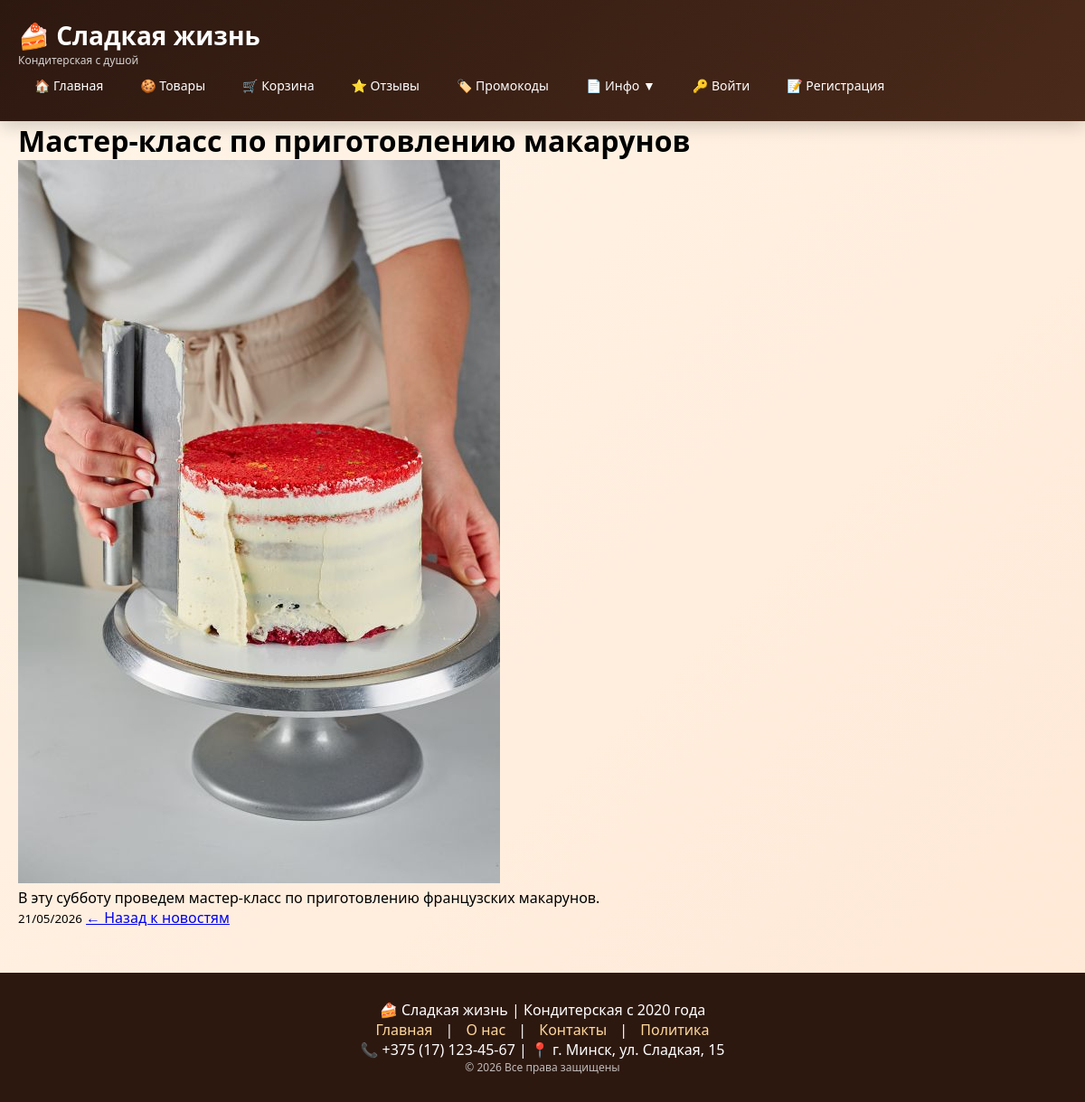
Screenshot of /news/4/ with the database file from the repository.
### shop/models.py (models this page shows, shortened)
class News(models.Model):
    title = models.CharField(max_length=200)
    summary = models.CharField(max_length=300)
    content = models.TextField()
    image = models.ImageField(upload_to='news/', null=True, blank=True)
    created_at = models.DateTimeField(auto_now_add=True)
    is_published = models.BooleanField(default=True)

### shop/views.py (the view)
# urls.py: re_path(r'^news/(?P<pk>\d+)/$', views.NewsDetailView.as_view(), name='news_detail'),
class NewsDetailView(DetailView):
    model = News
    template_name = 'shop/news_detail.html'
    context_object_name = 'news'

### shop/templates/shop/news_detail.html (shortened to what this page needs)
{% extends 'shop/base.html' %}
{% block content %}
<h1>{{ news.title }}</h1>
{% if news.image %}
<img src="{{ news.image.url }}" alt="{{ news.title }}" style="max-width: 100%;">
{% endif %}
<p>{{ news.content }}</p>
<small>{{ news.created_at|date:"d/m/Y" }}</small>
<a href="{% url 'news_list' %}">← Назад к новостям</a>
{% endblock %}

### shop/templates/shop/base.html (style rules this page uses)
* { margin: 0; padding: 0; box-sizing: border-box; }
body { font-family: 'Segoe UI', Tahoma, Geneva, Verdana, sans-serif; background: linear-gradient(135deg, #fff5e8 0%, #ffe8d6 100%); min-height: 100vh; }

### rows the page displays
News: title "Мастер-класс по приготовлению макарунов", image (picture), content "В эту субботу проведем мастер-класс по приготовлению французских макарунов.", created_at "21/05/2026"
